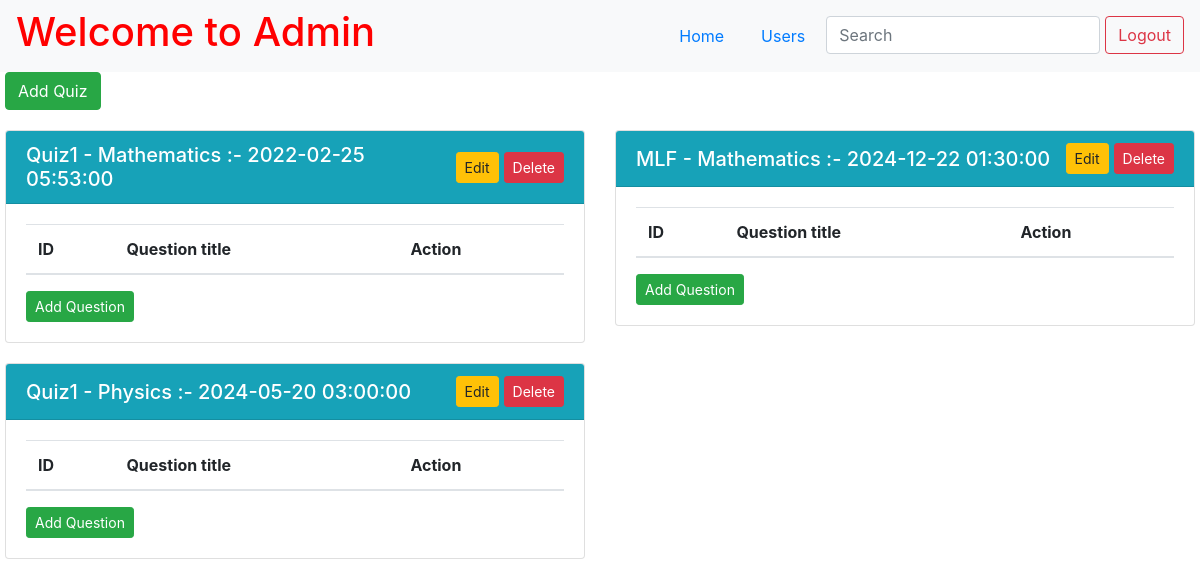
/admin/quiz (signed in), run on an earlier commit of the app's database.
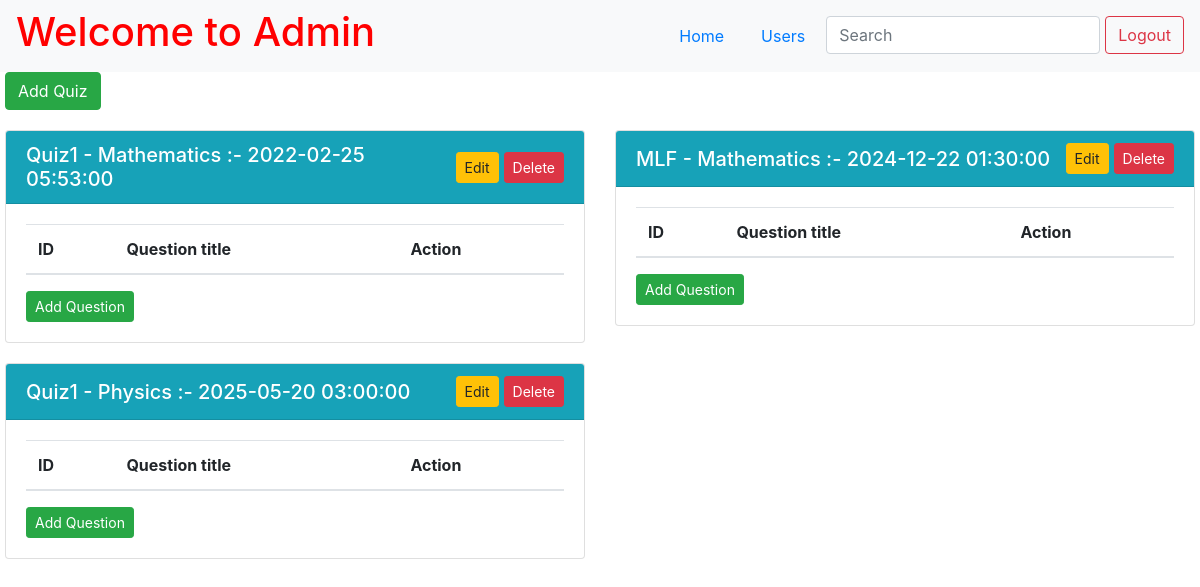
And on a later commit of the database.
### app.py (models this page shows)
class Quiz(db.Model):
    id = db.Column(db.Integer, primary_key=True)
    subject_id = db.Column(db.Integer, db.ForeignKey("subject.id"), nullable=False)
    name = db.Column(db.String(), nullable=False)
    quiz_date = db.Column(db.Date, nullable=False)
    time_duration = db.Column(db.Time, nullable=False)
    question = db.relationship('Quizwisequestion', backref="quiz")
    score = db.relationship('Score', backref="quiz")

### app.py (the view)
@app.route("/admin/quiz")
def admin_quiz():
    if 'username' in session:
        admin = Admin.query.filter_by(username=session["username"]).first()
        if not admin:
            flash("Invalid Credentials!", "error")
            return redirect(url_for("index"))
    else:
        return redirect(url_for("index"))
    subjects = Subject.query.all()
    subject_data = []
    for subject in subjects:
        quizzes = [
            {
                "id": quiz.id,
                "name": quiz.name,
                "quiz_date": quiz.quiz_date,
                "time_duration": quiz.time_duration,
                "quizwisequestions": db.session.query(Question).join(Quizwisequestion).filter(Question.id == Quizwisequestion.question_id).filter_by(quiz_id=quiz.id).all(),
                "subjectwisequestions": db.session.query(Question.statement, Question.id).join(Chapter).join(Subject).filter(Question.chapter_id == Chapter.id).filter(Subject.id == Chapter.subject_id).filter(Subject.id == subject.id).all()
            }
            for quiz in Quiz.query.filter_by(subject_id=subject.id).all()
        ]
        subject_data.append({
            "id": subject.id,
            "name": subject.name,
            "description": subject.description,
            "quizzes": quizzes
        })
    return render_template("admin_quiz.html", subjects=subject_data)
    ...

### app.py (called while the page is built)
@app.after_request
def add_header(response):
    response.headers['Cache-Control'] = 'no-store, no-cache, must-revalidate, post-check=0, pre-check=0, max-age=0'
    response.headers['Pragma'] = 'no-cache'
    response.headers['Expires'] = '-1'
    return response

### templates/admin_quiz.html (shortened to what this page needs)
{% extends 'base.html' %}
{% block content %}
<div class="page-wrapper">
    <nav class="navbar navbar-expand-lg navbar-light bg-light">
        <a href="/admin/dashboard" style="text-decoration: none; color: red;">
            <h1>Welcome to Admin</h1>
        </a>
        <ul class="nav ml-auto">
            <li class="nav-item">
                <a class="nav-link" href="/admin/dashboard">Home</a>
            </li>
            <li class="nav-item">
                <a class="nav-link" href="/admin/users">Users</a>
            </li>
            <li class="nav-item">
                <input class="form-control" type="search" placeholder="Search" aria-label="Search" name="q"
                    hx-get="{{url_for('admin_search', type='quiz')}}" hx-trigger="keyup changed delay:500ms" hx-target="#search-results">
            </li>
            <li>
                <form action="/logout" class="d-inline">
                    <button type="submit" class="btn btn-outline-danger">Logout</button>
                </form>
            </li>
        </ul>
    </nav>
    <div class="container-custom">
        <div>
            <button type="button" id="add-quiz" class="btn btn-success" data-toggle="modal" data-target="#addQuiz">
                Add Quiz
            </button>
        </div>
        <div id="search-results">
            {% if not search %}
            {% include 'quiz.html' %}
            {% endif %}
        </div>
    </div>
</div>
{% endblock %}

### templates/quiz.html (shortened to what this page needs)
<div class="quiz-container row">
    {% for subject in subjects %}
    {% for quiz in subject.quizzes %}
    <div class="col-md-6 quiz-card">
        <div class="card">
            <div class="card-header bg-info text-white d-flex align-items-center justify-content-between">
                <h5 class="card-title m-0">{{ quiz.name }} - {{ subject.name }} :- {{ quiz.quiz_date }} {{
                    quiz.time_duration }}</h5>
                <div class="d-flex align-items-center">
                    <button type="button" class="btn btn-warning btn-sm edit_button" data-toggle="modal"
                        data-target="#editQuiz{{ quiz.id }}">
                        Edit
                    </button>
                    <form action="/quiz/delete/{{ quiz.id }}" method="post"
                        onsubmit="return confirm('Are you sure you want to delete this quiz?');" class="mb-0">
                        <button class="btn btn-danger btn-sm" type="submit">Delete</button>
                    </form>
                </div>
            </div>
            <div class="card-body d-flex flex-column">
                <table class="table table-striped mb-0">
                    <thead>
                        <tr>
                            <th>ID</th>
                            <th>Question title</th>
                            <th>Action</th>
                        </tr>
                    </thead>
                </table>
                <div class="text-end mt-3">
                    <button type="button" class="btn btn-success btn-sm" data-toggle="modal"
                        data-target="#appendQuestion{{ subject.id }}{{ quiz.id }}">
                        Add Question
                    </button>
                </div>
            </div>
        </div>
    </div>
    {% endfor %}
    {% endfor %}
</div>

What changed in the data, as far as the page shows it:
changed Quiz (number 3 of 3 on the later page): quiz_date "2024-05-20" → "2025-05-20"
